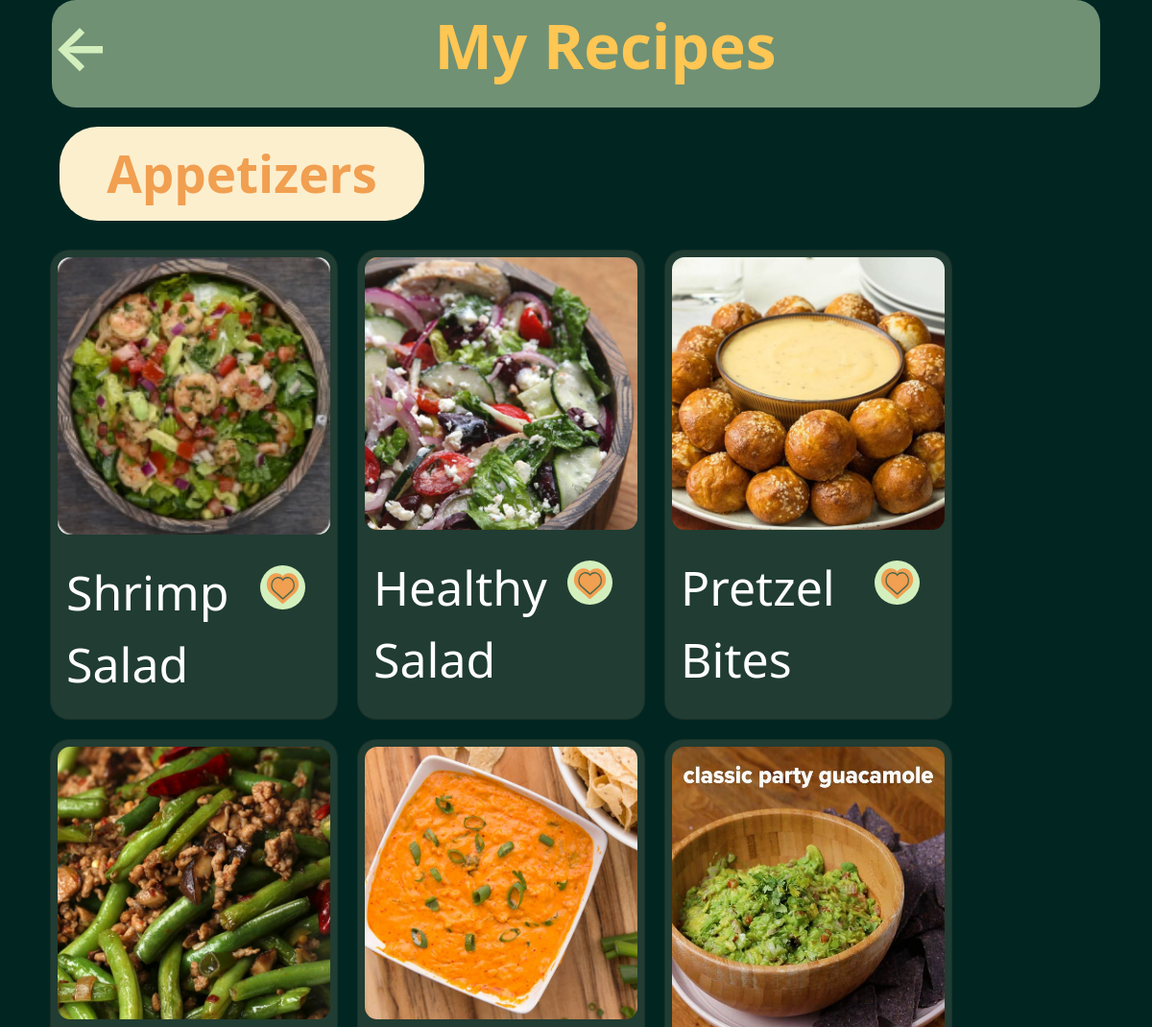
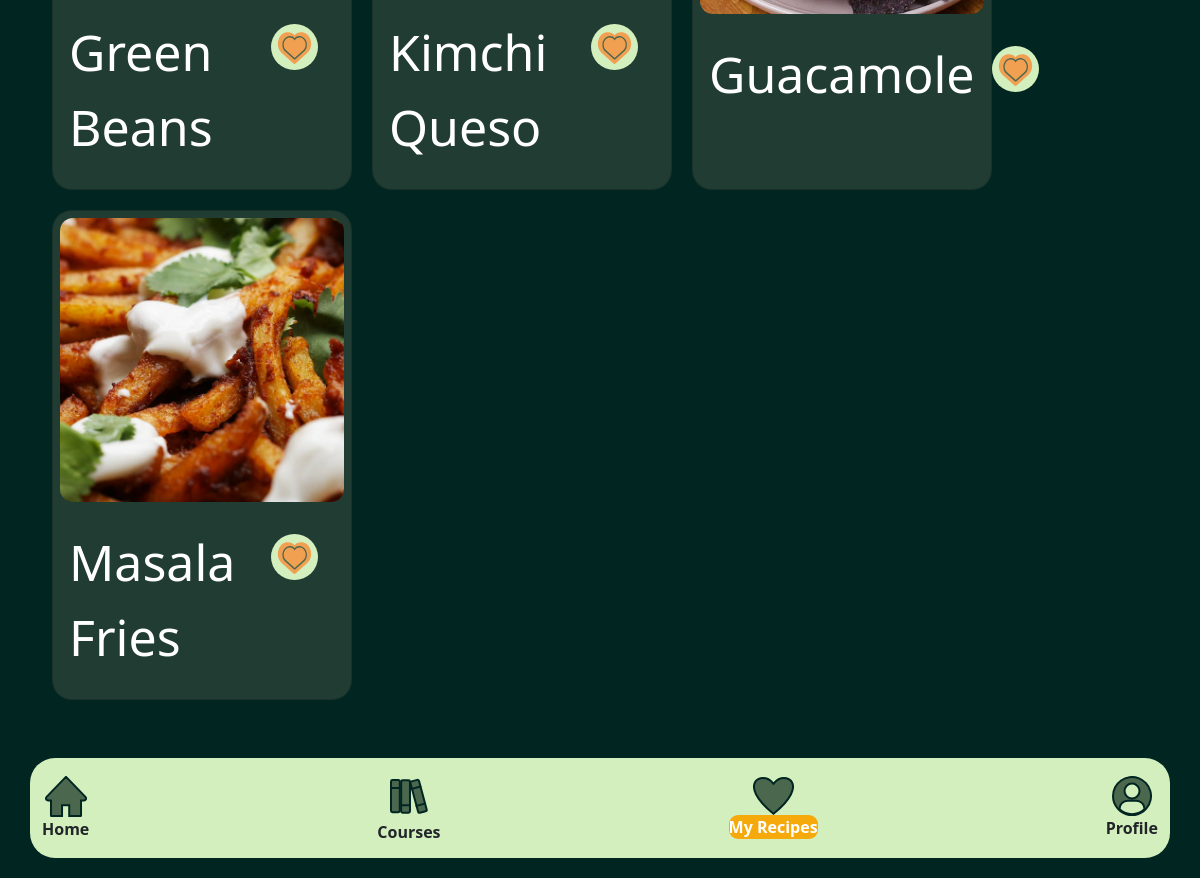
The page /mealFix/myrecipes/appetizers on the database its author committed (2 pictures, top to bottom).
### mealFix/models.py (models this page shows)
class Recept(models.Model):
    title = models.CharField(max_length=50)
    time = models.IntegerField()
    tod = models.IntegerField(null=True, blank=True)
    bigsix = models.IntegerField(null=True, blank=True)
    cuisine = models.IntegerField(null=True, blank=True)
    dish_style = models.IntegerField(null=True, blank=True)
    ingredients = models.TextField(blank=True, null=True)
    calories = models.TextField(null=True, blank=True)
    fat = models.TextField(null=True, blank=True)
    carbs = models.TextField(null=True, blank=True)
    fiber = models.TextField(null=True, blank=True)
    sugar = models.TextField(null=True, blank=True)
    protein = models.TextField(null=True, blank=True)
    servings = models.IntegerField(null=True, blank=True)
    step1 = models.TextField(null=True, blank=True)
    step2 = models.TextField(null=True, blank=True)
    step3 = models.TextField(null=True, blank=True)
    step4 = models.TextField(null=True, blank=True)
    step5 = models.TextField(null=True, blank=True)
    step6 = models.TextField(null=True, blank=True)
    step7 = models.TextField(null=True, blank=True)
    step8 = models.TextField(null=True, blank=True)
    step9 = models.TextField(null=True, blank=True)
    step10 = models.TextField(null=True, blank=True)
    myrecipes = models.IntegerField(null=True, blank=True)
    image = models.ImageField(upload_to="cover_image", null=True, blank=True)
    author = models.ForeignKey(User, on_delete=models.CASCADE, null=True, blank=True)

### mealFix/views.py (the view)
# urls.py: path("myrecipes/appetizers", views.myrecipesappetizerspage, name="appetizers"),
def myrecipesappetizerspage(request):
    queryset = Recept.objects.all()
    context = {"recepti": queryset, "form": ReceptForm}
    return render(request, "myrecipes_appetizers.html", context=context)

### templates/myrecipes_appetizers.html (shortened to what this page needs)
<!DOCTYPE html>
<html lang="en">
<head>
{% load static %}
    <link rel="stylesheet" type="text/css" href="{% static '/css/bootstrap.css' %}" >
<link href="https://maxcdn.bootstrapcdn.com/font-awesome/4.6.3/css/font-awesome.min.css" rel="stylesheet"/>
<body>
<div class="container col-12">
{% load static %}
<div class="container col-12">
<div id="sp" style="display: flex; justify-content: space-between; border-radius: 25px; background-color: #709174;">
    <br>
    <p style="flex-basis: 5.5%; font-weight: bolder;"><a href="/mealFix/myrecipes" style="text-align: left;font-size: 400%;color: #D3EFBD; text-decoration: none">←</a></p>
    <p style="color: #FCEFCE; text-align: center; font-size: 400%;flex-basis: 100%; color: #FEC653" class="fw-bolder">My Recipes</p>
</div>
</div>
<div class="float-container col-10">
    <button class="btn btn-lg" style="color: #F19F50; font-size: 53px; background-color: #FCEFCE; border-radius: 40px; width: 380px; font-weight: bolder">Appetizers</button>
</div>
<div style="display: flex; flex-direction: row; flex-wrap: wrap;">
    {% for recept in recepti %}
        {% if recept.myrecipes == 1 %}
        <div class="card recept-bt" style="width:300px; margin: 10px; height: 490px; background-color: #213C32;border-radius: 20px">
  <img src="{{ MEDIA_URL }}{{ recept.image.url }}" class="card-img-top" alt="..." style="border-radius: 20px">
  <div class="card-body" style="display: flex; color: white">
      <div  class=" float-start">
         <p class="card-title" style="font-size: 50px; text-align: left">{{ recept.title }}</p>
      </div>
      <div class="float-end mx-auto" >
        <a href="#" class="btn btn-lg" style="font-size: 20px;"><img src="{% static "/img/like.svg" %}"></a>
      </div>
  </div>
</div>
            {% endif %}
    {% endfor %}
</div>
<br>
<br>
<div class="navbar fixed-bottom navbar-expand-lg float-container text-center">
    <div class="container text-center" style="background-color: #D3EFBD; border-radius: 25px;  width: 2000px; height: 100px; align-content: center">
        <div class="nav-item">
            <img id="image" src="{% static '/img/icons/home.svg' %}" alt="logo" class="text-center">
            <a class="nav-link" href="/mealFix/home" >Home</a>
        </div>
        <div class="nav-item">
            <img id="image" src="{% static '/img/icons/books.svg' %}" alt="logo">
            <a class="nav-link" href="/mealFix/course">Courses</a>
        </div>
        <div class="nav-item">
            <img id="image" src="{% static '/img/icons/fav.svg' %}" alt="logo">
            <a class="nav-link" href="/mealFix/myrecipes" style="background-color: #F6A90A; border-radius: 9px; color: white">My Recipes</a>
        </div>
        <div class="nav-item">
            <img id="image" src="{% static '/img/icons/profil.svg' %}" alt="logo"></a>
            <a class="nav-link" href="/mealFix/profile">Profile</a>
        </div>
        </div>
    </div>
</div>
<br>
<br>
<br>
<br>
<br>
</body>
</html>

### templates/myrecipes_appetizers.html (style rules this page uses)
body { background: #012622; box-shadow: 0px 4px 4px rgba(0, 0, 0, 0.25); }
a { color: white; text-decoration: none; }
.nav-link { text-align: center; font-weight: bolder; }
.float-container { padding: 20px; }
.card-img-top { padding: 7px; display: block; margin-right: auto; margin-left: auto; width: 298px; height: 320px; background-size: cover; }

### rows shown on the page
Recept: image (picture), title "Shrimp Salad", myrecipes 1 (drawn)
Recept: image (picture), title "Healthy Salad", myrecipes 1 (drawn)
Recept: image (picture), title "Pretzel Bites", myrecipes 1 (drawn)
Recept: image (picture), title "Green Beans", myrecipes 1 (drawn)
Recept: image (picture), title "Kimchi Queso", myrecipes 1 (drawn)
Recept: image (picture), title "Guacamole", myrecipes 1 (drawn)
Recept: image (picture), title "Masala Fries", myrecipes 1 (drawn)
